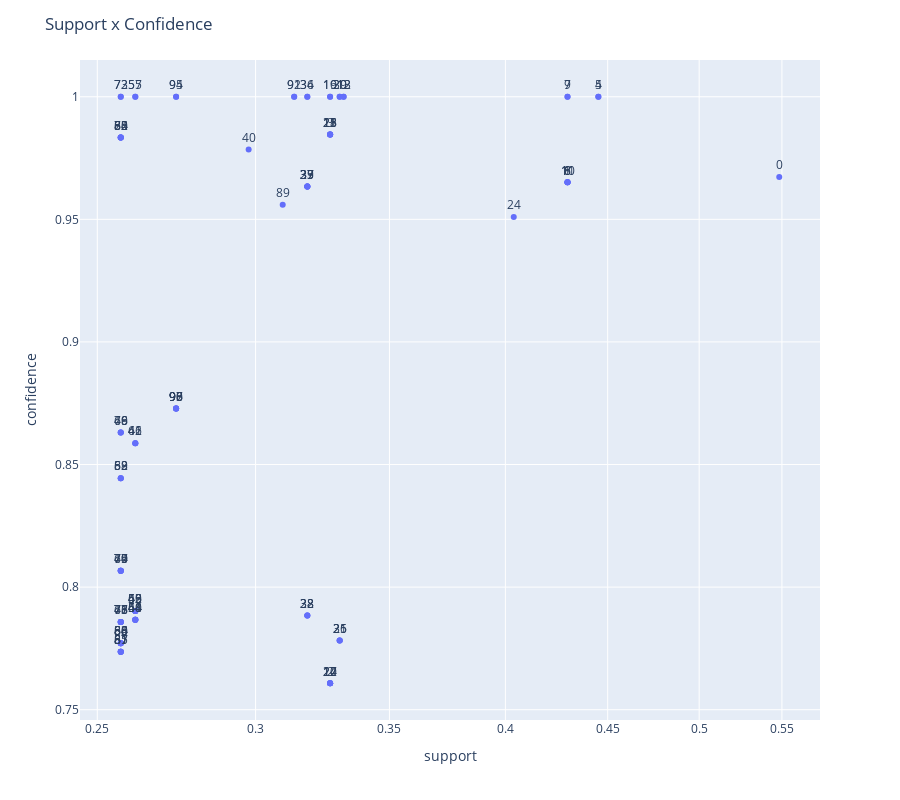

Source (notebook cell):
### Markdown cell above
Concluindo, usando os algoritmos de minerações de padrões frequentes, foi possível constatar os perfis comuns das infrações de trânsito na Av.Contorno em Belo Horizonte. Em certos locais e em determinados sentidos é comum observar esses eventos mais do que outros. A maioria dos casos são causados por automóveis utilizando a pista de velocidade mais alta. Portanto, é possível tomar medidas que podem conscientizar os motoristas que circulam por essas vias, medidas essas que quando focadas em um determinado público podem ser mais eficientes. Por fim, o algoritmos conseguiu atingir seu objetivo e forneceu novas informações sobre usuários que comentem infrações na via. Inegavelmente, os algoritmos retornaram associações pouco valiosas ou que não adicionam nenhuma informação nova, como nos casos onde se associa sentidos de uma via com o endereço onde o radar foi instalado. interpretando os resultados pode-se obter informações além daquelas citas pelas regras, como por exemplo, a ausência de correlação entre horários e infrações de trânsito.

Nesse caso, como foram filtradas apenas as infrações, foi possível carregar a base de dados do ano inteiro de 2022. Em casos deseja-se minerar padrões em todas as amostras, os recursos de hardware foram insuficientes e o processo de mineração foi extremamente lento, sendo quase inviável.

Fazendo o uso das métricas de qualidade vistas nas aulas e analisando os resultados usando a semântica do que cada uma significa, pode-se distinguir bem as regras fortes, robustas e ricas retornadas pelos algoritmos.

### Code cell
import pandas as pd
import plotly.express as px

df = pd.read_csv("association_rules_conf75.csv").drop(columns=["Unnamed: 0"])

fig = px.scatter(df, x="support", y="confidence", text=df.index, log_x=True, size_max=60)

fig.update_traces(textposition='top center')

fig.update_layout(
    height=800,
    title_text='Support x Confidence'
)

fig.show()

### Figure 1 — Plotly figure (JSON) as saved in the notebook; plotly's stock layout.template omitted (floating-point values rounded to 4 significant figures)
{"data": [{"hovertemplate": "support=%{x}<br>confidence=%{y}<br>index=%{text}<extra></extra>", "legendgroup": "", "marker": {"color": "#636efa", "symbol": "circle"}, "mode": "markers+text", "name": "", "orientation": "v", "showlegend": false, "text": [0, 1, 2, 3, 4, 5, 6, 7, 8, 9, 10, 11, 12, 13, 14, 15, 16, 17, 18, 19, 20, 21, 22, 23, 24, 25, 26, 27, 28, 29, 30, 31, 32, 33, 34, 35, 36, 37, 38, 39, 40, 41, 42, 43, 44, 45, 46, 47, 48, 49, 50, 51, 52, 53, 54, 55, 56, 57, 58, 59, 60, 61, 62, 63, 64, 65, 66, 67, 68, 69, 70, 71, 72, 73, 74, 75, 76, 77, 78, 79, 80, 81, 82, 83, 84, 85, 86, 87, 88, 89, 90, 91, 92, 93, 94, 95, 96, 97, 98], "textposition": "top center", "type": "scatter", "x": [0.5483, 0.4297, 0.3269, 0.3269, 0.4452, 0.4452, 0.4297, 0.4297, 0.4297, 0.4297, 0.4297, 0.4297, 0.332, 0.332, 0.3269, 0.3269, 0.3269, 0.3269, 0.3269, 0.3269, 0.3269, 0.3269, 0.3269, 0.3269, 0.4039, 0.3305, 0.3305, 0.3184, 0.3184, 0.3305, 0.3305, 0.3305, 0.3184, 0.3184, 0.3184, 0.3184, 0.3184, 0.3184, 0.3184, 0.3184, 0.2976, 0.2612, 0.2612, 0.2612, 0.2612, 0.2612, 0.2612, 0.2568, 0.2568, 0.2568, 0.2568, 0.2568, 0.2568, 0.2568, 0.2612, 0.2612, 0.2612, 0.2612, 0.2612, 0.2612, 0.2612, 0.2612, 0.2612, 0.2568, 0.2568, 0.2568, 0.2568, 0.2568, 0.2568, 0.2568, 0.2568, 0.2568, 0.2568, 0.2568, 0.2568, 0.2568, 0.2568, 0.2568, 0.2568, 0.2568, 0.2568, 0.2568, 0.2568, 0.2568, 0.2568, 0.2568, 0.2568, 0.2568, 0.2568, 0.3095, 0.2738, 0.3136, 0.3136, 0.2738, 0.2738, 0.2738, 0.2738, 0.2738, 0.2738], "xaxis": "x", "y": [0.9672, 0.9651, 0.7608, 0.9846, 1, 1, 0.9651, 1, 0.9651, 1, 0.9651, 0.9651, 1, 1, 0.7608, 0.9846, 1, 0.7608, 0.9846, 1, 0.7608, 0.9846, 0.7608, 0.9846, 0.9509, 0.7782, 0.7782, 0.9634, 0.7884, 1, 1, 0.7782, 0.7884, 0.9634, 1, 0.9634, 1, 0.9634, 0.7884, 0.9634, 0.9784, 0.7867, 0.8587, 0.7903, 0.7867, 0.7903, 0.8587, 0.7858, 0.863, 0.8066, 0.9834, 0.7736, 0.8444, 0.7771, 0.7867, 1, 0.7903, 1, 0.7867, 0.7903, 0.7867, 0.8587, 0.7903, 0.7858, 0.8066, 0.9834, 0.863, 0.7736, 0.7771, 0.8444, 0.8066, 0.7858, 1, 1, 0.9834, 0.8066, 0.7858, 0.8066, 0.7858, 0.863, 0.7771, 0.7736, 0.9834, 0.9834, 0.7771, 0.7736, 0.7771, 0.7736, 0.8444, 0.956, 0.8728, 1, 1, 0.8728, 1, 1, 0.8728, 0.8728, 0.8728], "yaxis": "y"}], "layout": {"height": 800, "legend": {"tracegroupgap": 0}, "margin": {"t": 60}, "title": {"text": "Support x Confidence"}, "xaxis": {"anchor": "y", "domain": [0, 1], "title": {"text": "support"}, "type": "log"}, "yaxis": {"anchor": "x", "domain": [0, 1], "title": {"text": "confidence"}}}}
